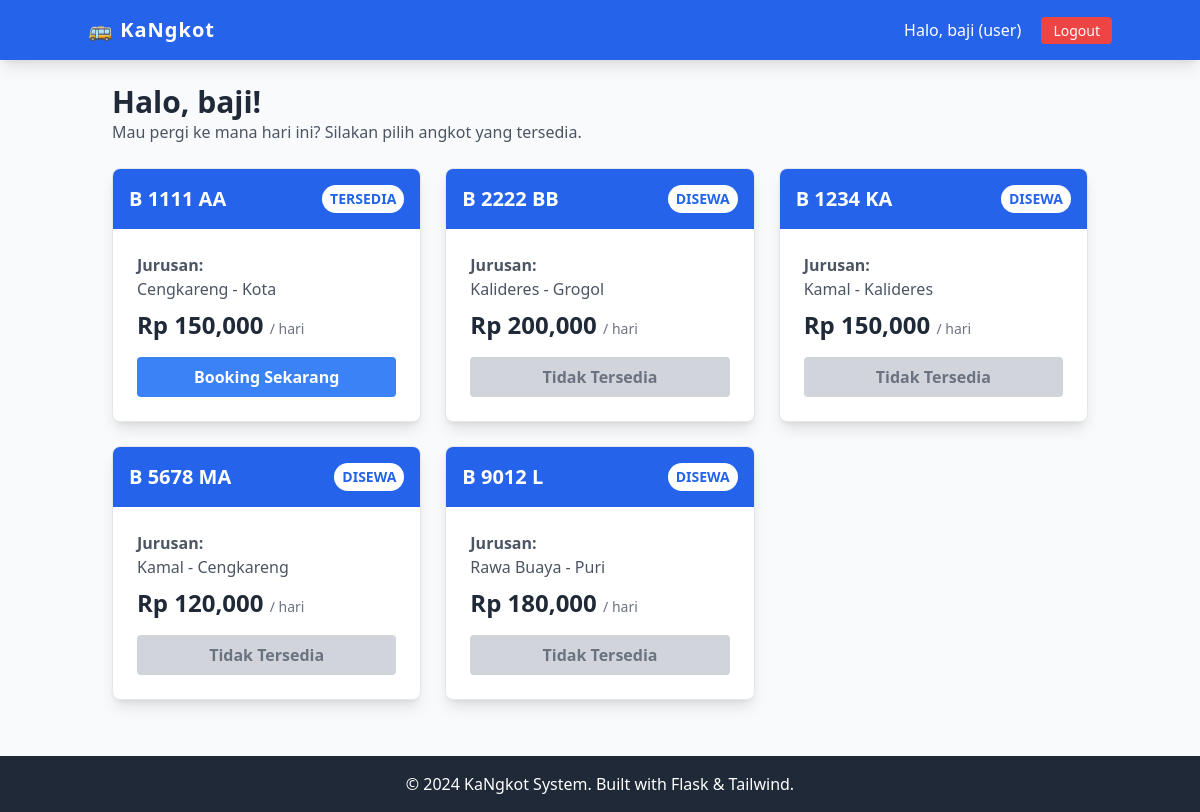
/dashboard (signed in), run on the app's committed database.
### tables this page shows
CREATE TABLE angkot (
        id INTEGER PRIMARY KEY AUTOINCREMENT,
        plat_nomor TEXT NOT NULL UNIQUE,
        jurusan TEXT NOT NULL,
        harga_per_hari REAL NOT NULL,
        status TEXT DEFAULT 'tersedia',
        img_url TEXT
    );

### app_mysql.py (the view)
@app.route('/dashboard')
def dashboard():
    if 'user_id' not in session:
        return redirect(url_for('index'))
    conn = get_db_connection()
    cursor = conn.cursor()
    cursor.execute("SELECT * FROM angkot")
    data_angkot = cursor.fetchall()
    conn.close()
    if session['role'] == 'admin':
        return render_template('admin_dashboard.html', angkots=data_angkot)
    else:
        return render_template('user_dashboard.html', angkots=data_angkot)

### db_config.py (called while the page is built)
def get_db_connection():
    base_dir = os.path.dirname(os.path.abspath(__file__))
    db_path = os.path.join(base_dir, DB_NAME)
    conn = sqlite3.connect(db_path)
    conn.row_factory = sqlite3.Row
    return conn

### templates/user_dashboard.html
{% extends 'base.html' %}
{% block content %}
    <div class="mb-6">
        <h1 class="text-3xl font-bold text-gray-800">Halo, {{ session['username'] }}!</h1>
        <p class="text-gray-600">Mau pergi ke mana hari ini? Silakan pilih angkot yang tersedia.</p>
    </div>
    <div class="grid grid-cols-1 md:grid-cols-2 lg:grid-cols-3 gap-6">
        {% for item in angkots %}
        <div class="bg-white rounded-lg shadow-lg overflow-hidden border border-gray-200 hover:shadow-xl transition-shadow duration-300">
            <div class="bg-blue-600 p-4">
                <h3 class="text-xl font-bold text-white flex justify-between items-center">
                    {{ item['plat_nomor'] }}
                    <span class="text-sm bg-white text-blue-600 px-2 py-1 rounded-full uppercase">{{ item['status'] }}</span>
                </h3>
            </div>
            <div class="p-6">
                <p class="text-gray-600 mb-2"><span class="font-bold">Jurusan:</span><br> {{ item['jurusan'] }}</p>
                <p class="text-gray-800 text-2xl font-bold mb-4">Rp {{ "{:,.0f}".format(item['harga_per_hari']) }} <span class="text-sm font-normal text-gray-500">/ hari</span></p>
                {% if item['status'] == 'tersedia' %}
                    <a href="{{ url_for('booking_angkot', id=item['id']) }}" class="block w-full text-center bg-blue-500 hover:bg-blue-700 text-white font-bold py-2 px-4 rounded">
                        Booking Sekarang
                    </a>
                {% else %}
                    <button disabled class="block w-full text-center bg-gray-300 text-gray-500 font-bold py-2 px-4 rounded cursor-not-allowed">
                        Tidak Tersedia
                    </button>
                {% endif %}
            </div>
        </div>
        {% else %}
            <p class="text-center col-span-3 text-gray-500 py-10">Belum ada angkot yang terdaftar saat ini.</p>
        {% endfor %}
    </div>
{% endblock %}

### data on the page
angkot: plat_nomor "B 1111 AA", status "TERSEDIA", jurusan "Cengkareng - Kota", harga_per_hari "150,000"
angkot: plat_nomor "B 2222 BB", status "DISEWA", jurusan "Kalideres - Grogol", harga_per_hari "200,000", shows "Tidak Tersedia"
angkot: plat_nomor "B 1234 KA", status "DISEWA", jurusan "Kamal - Kalideres", harga_per_hari "150,000", shows "Tidak Tersedia"
angkot: plat_nomor "B 5678 MA", status "DISEWA", jurusan "Kamal - Cengkareng", harga_per_hari "120,000", shows "Tidak Tersedia"
angkot: plat_nomor "B 9012 L", status "DISEWA", jurusan "Rawa Buaya - Puri", harga_per_hari "180,000", shows "Tidak Tersedia"

### other printed values
{{ session['username'] }} "baji"
{{ session['role'] }} "user"
